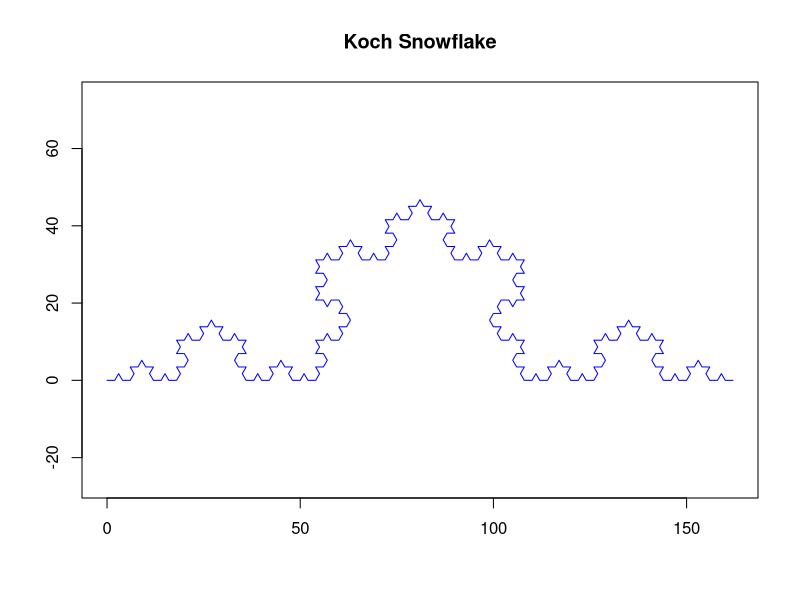

The R script that drew this image:
# @author: my@daisg.com
# @date: 2025-10-29
# @version: 0.1
# Copyright (c) 2025 daisg
# SPDX-License-Identifier: GPL-3
# @brief/ Description
# L-系统分形(L System)
# L-系统实现
l_system <- function(axiom, rules, depth) {
  current <- axiom
  
  for (i in 1:depth) {
    next_string <- ""
    for (char in strsplit(current, "")[[1]]) {
      if (char %in% names(rules)) {
        next_string <- paste0(next_string, rules[[char]])
      } else {
        next_string <- paste0(next_string, char)
      }
    }
    current <- next_string
  }
  
  return(current)
}

# 绘制科赫曲线
draw_koch <- function(instructions, angle=60, length=10) {
  x <- 0; y <- 0
  direction <- 0
  stack <- list()
  
  coords <- matrix(0, nrow=10000, ncol=2)
  idx <- 1
  coords[idx,] <- c(x, y)
  
  for (cmd in strsplit(instructions, "")[[1]]) {
    if (cmd == "F") {
      # 向前移动
      x <- x + length * cos(direction * pi / 180)
      y <- y + length * sin(direction * pi / 180)
      idx <- idx + 1
      coords[idx,] <- c(x, y)
    } else if (cmd == "+") {
      # 左转
      direction <- direction + angle
    } else if (cmd == "-") {
      # 右转
      direction <- direction - angle
    } else if (cmd == "[") {
      # 保存状态
      stack <- c(list(c(x, y, direction)), stack)
    } else if (cmd == "]") {
      # 恢复状态
      if (length(stack) > 0) {
        state <- stack[[1]]
        stack <- stack[-1]
        x <- state[1]; y <- state[2]; direction <- state[3]
        idx <- idx + 1
        coords[idx,] <- c(x, y)
      }
    }
  }
  
  return(coords[1:idx,])
}

# 生成科赫曲线
koch_rules <- list("F" = "F+F--F+F")
koch_axiom <- "F"
koch_string <- l_system(koch_axiom, koch_rules, 4)
koch_coords <- draw_koch(koch_string, angle=60, length=2)

plot(koch_coords, type="l", asp=1, xlab="", ylab="", 
     main="Koch Snowflake", col="blue", lwd=1)